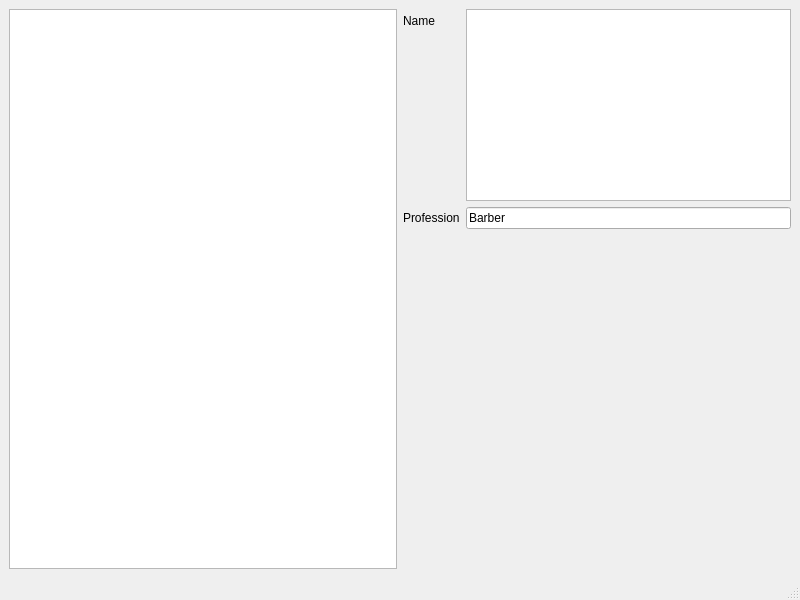
<?xml version="1.0" encoding="UTF-8"?>
<ui version="4.0">
 <class>MainWindow</class>
 <widget class="QMainWindow" name="MainWindow">
  <property name="geometry">
   <rect>
    <x>0</x>
    <y>0</y>
    <width>800</width>
    <height>600</height>
   </rect>
  </property>
  <property name="windowTitle">
   <string>MainWindow</string>
  </property>
  <widget class="QWidget" name="centralwidget">
   <layout class="QHBoxLayout" name="horizontalLayout">
    <item>
     <widget class="QGraphicsView" name="graphicsView"/>
    </item>
    <item>
     <layout class="QFormLayout" name="formLayout">
      <item row="0" column="0">
       <widget class="QLabel" name="label">
        <property name="text">
         <string>Name</string>
        </property>
       </widget>
      </item>
      <item row="1" column="0">
       <widget class="QLabel" name="label_2">
        <property name="text">
         <string>Profession</string>
        </property>
       </widget>
      </item>
      <item row="1" column="1">
       <widget class="QLineEdit" name="lineEdit">
        <property name="text">
         <string>Barber</string>
        </property>
       </widget>
      </item>
      <item row="0" column="1">
       <widget class="QTextEdit" name="textEdit">
        <property name="sizePolicy">
         <sizepolicy hsizetype="Expanding" vsizetype="Fixed">
          <horstretch>0</horstretch>
          <verstretch>0</verstretch>
         </sizepolicy>
        </property>
       </widget>
      </item>
     </layout>
    </item>
   </layout>
  </widget>
  <widget class="QMenuBar" name="menubar">
   <property name="geometry">
    <rect>
     <x>0</x>
     <y>0</y>
     <width>800</width>
     <height>21</height>
    </rect>
   </property>
  </widget>
  <widget class="QStatusBar" name="statusbar"/>
 </widget>
 <resources/>
 <connections/>
</ui>
